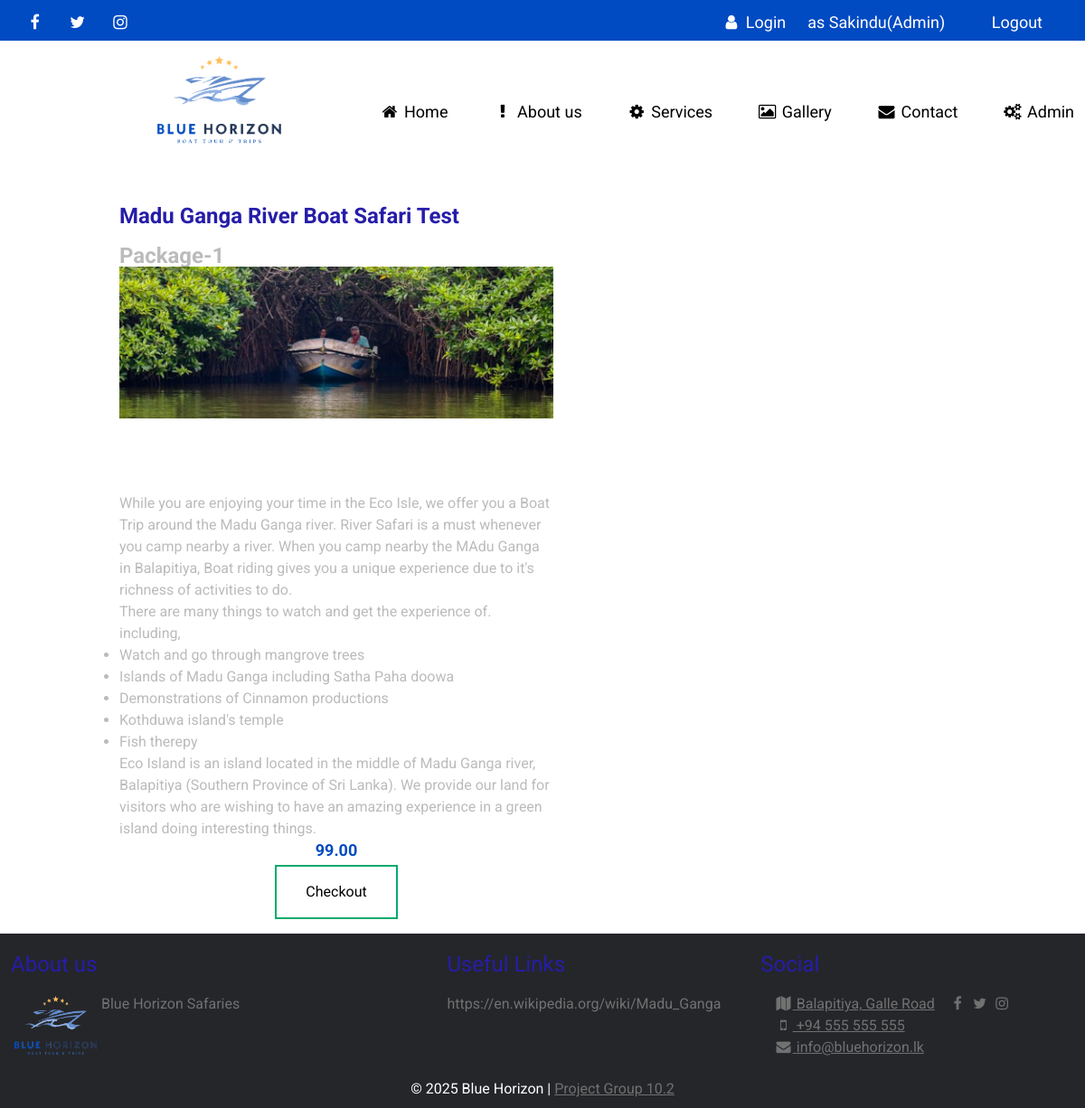
/book.php?pack_type=1 (signed in), run on the app's committed database.
### tables this page shows
CREATE TABLE `pack`  (
  `pack_type` int NOT NULL AUTO_INCREMENT,
  `pack_name` varchar(255) NULL DEFAULT NULL,
  `pack_sub` varchar(255) NULL DEFAULT NULL,
  `pack_desc` text NULL,
  `pack_amount` decimal(11, 2) NULL DEFAULT NULL,
  `img_name` varchar(255) NULL DEFAULT NULL,
  PRIMARY KEY (`pack_type`) USING BTREE
);

### login/includes/functions.php (called while the page is built, shortened)
<?php
function login_check($mysqli) {
    if (isset($_SESSION['user_id'],
                        $_SESSION['username'],
                        $_SESSION['login_string'])) {
        $user_id = $_SESSION['user_id'];
        $login_string = $_SESSION['login_string'];
        if ($stmt = $mysqli->prepare("SELECT password FROM members WHERE id = ? LIMIT 1")) {
            $stmt->bind_param('i', $user_id);
            $stmt->execute();
            $stmt->store_result();
            if ($stmt->num_rows == 1) {
                $stmt->bind_result($password);
                $login_check = $password;
                if ($login_check == $login_string) {
                    return true;
                } else {
                    return false;
                }
            } else {
                return false;
            }
        } else {
            return false;
        }
    } else {
        return false;
    }
}

### mysql.php (called while the page is built, shortened)
<?php
class mySQL
{
    protected $db_name = "bluesaf";
    protected $db_user = "root";
    protected $db_pass = "chanaka";
    protected $db_host = "localhost";
    public function execute($sql) {
        $con = new mysqli( $this->db_host, $this->db_user, $this->db_pass, $this->db_name );
        mysqli_set_charset($con,"utf8");
        $result=mysqli_query($con,$sql);
        return $result;
    }
}

### book.php (the view, shortened to what this page needs)
<?php
require_once ("mysql.php");
require_once 'login/includes/db_connect.php';
require_once 'login/includes/functions.php';
$db=new mySQL();
$sql="SELECT * FROM pack where pack_type='".$pack_type."'";
$res=$db->execute($sql);
$row=mysqli_fetch_array($res);
?>
<!doctype html>
<html lang="en">
<head>
    <?php include "inc-head.php"; ?>
</head>
<body>
<div class="container">
    <?php include "inc-header.php"; ?>
    <div class="text-content">
        <div class="col-1">
        </div>
    </div>
    <div class="text-content">
        <?php
        if (login_check($mysqli) == false) {
            ?>
            <div class="col-2">
                <h2 class="hd-3">Register and Login first</h2>
                <a href="login.php" class="button button1"> Login </a>
            </div>
        <?php
        }else{
            ?>
            <div class="col-2">
                <h2 class="hd-3"><?=$row['pack_name']?></h2>
                <h2 class="hd-4"><?=$row['pack_sub']?></h2>
                <div style="height: 250px; display: block; overflow: hidden;">
                    <img src="packimg/<?=$row['img_name']?>" alt="<?=$row['pack_name']?>" style="width: 100%">
                </div>
                <p><?=$row['pack_desc']?></p>
                <div style="color: #004ac2 ; font-weight: bold; font-size: large; text-align: center;">
                    <?=number_format($row['pack_amount'],2,'.',',')?>
                </div>
                <div style="text-align: center">
                    <a href="checkout.php?pack_type=<?=$row['pack_type']?>" class="button button1"> Checkout </a>
                </div>
            </div>
            <?php
        }
        ?>
    </div>
</div>
<?php include "inc-footer.php"; ?>
</body>
</html>

### css/style.css (style rules this page uses)
* { margin: 0; padding: 0; }
body { margin: 0; overflow-x: hidden; font-family: "Roboto", sans-serif; font-weight: 400; font-style: normal; }
.copy a { color: #717171; }
.hd-3 { font-size: 24px; margin-bottom: 20px; margin-top: 10px; color: #261da9; }
.text-content { background-color: #ffffff; color: #bbbbbb; display: flex; line-height: 24px; width: 80vw; margin: 0 auto; }
.col-1 { padding: 12px 12px 12px 12px; width: 100%; }
.col-2 { padding: 12px 12px 12px 12px; width: 50%; }

### css/button.css (style rules this page uses)
.button { background-color: #04AA6D; border: none; color: white; padding: 16px 32px; text-align: center; text-decoration: none; display: inline-block; font-size: 16px; margin: 4px 2px; transition-duration: 0.4s; cursor: pointer; }
.button1 { background-color: white; color: black; border: 2px solid #04AA6D; }

### data on the page
pack: pack_name "Madu Ganga River Boat Safari Test", pack_sub "Package-1", img_name (picture), pack_desc "While you are enjoying your time in the Eco Isle, we offer you a Boat Trip around the Madu Ganga river. River Safari is a must whenever you camp nearby a river. When you camp nearby the MAdu Ganga in Balapitiya, Boat riding gives you a unique experience due to it's richness of activities to do. There are many things to watch and get the experience of. including, Watch and go through mangrove trees Islands of Madu Ganga including Satha Paha doowa Demonstrations of Cinnamon productions Kothduwa island's temple Fish therepy Eco Island is an island located in the middle of Madu Ganga river, Balapitiya (Southern Province of Sri Lanka). We provide our land for visitors who are wishing to have an…", pack_amount "99.00"

### other printed values
$_SESSION['fname'] "Sakindu"
user_level($_SESSION['level']) "Admin"
FOOT "© 2025 Blue Horizon | Project Group 10.2"
